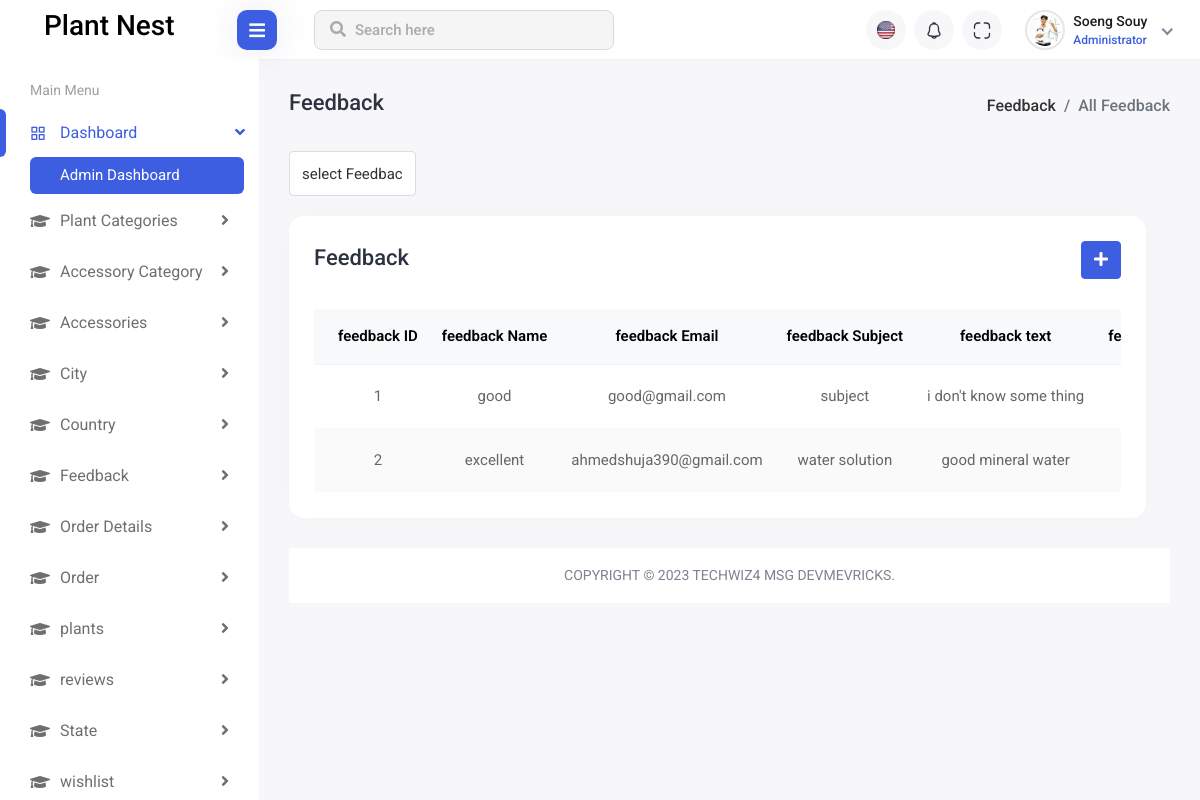
The app's page /admin/Feedback.php with its own data.
### tables this page shows
CREATE TABLE `feedback` (
  `feedback_id` int(11) NOT NULL,
  `feedback_name` varchar(100) DEFAULT NULL,
  `feedback_email` varchar(100) DEFAULT NULL,
  `feedback_subject` varchar(100) DEFAULT NULL,
  `feedback_text` text DEFAULT NULL,
  `delete_status` tinyint(4) NOT NULL,
  `status` tinyint(4) NOT NULL
);

### admin/Feedback.php (the view, shortened to what this page needs)
<?php
require("dashboard_part/head.php");
?>
<?php
require("dashboard_part/navbar.php");
?>
<?php
require("dashboard_part/sidebar.php");
?>
<head>
</head>
<div class="page-wrapper">
    <div class="content container-fluid">
        <div class="page-header">
            <div class="row">
                <div class="col-sm-12">
                    <div class="page-sub-header">
                        <h3 class="page-title">Feedback</h3>
                        <ul class="breadcrumb">
                            <li class="breadcrumb-item"><a href="Feedback.php">Feedback</a></li>
                            <li class="breadcrumb-item active">All Feedback</li>
                        </ul>
                    </div>
                </div>
            </div>
        </div>
        <div class="madarsa-group-form">
            <div class="row">
                <div class="col-lg-2 col-md-6">
                    <div class="form-group">
                        <select name="multi_search_filter" id="multi_search_filter" class="form-control">
                            <option value="select Feedback">select Feedback</option>
                        </select>
                    </div>
                </div>
        <div class="row">
            <div class="col-sm-12">
                <div class="card card-table comman-shadow">
                    <div class="card-body">
                        <div class="page-header">
                            <div class="row align-items-center">
                                <div class="col">
                                    <h3 class="page-title">Feedback</h3>
                                </div>
                                <div class="col-auto text-end float-end ms-auto download-grp">
                                    <a href="Feedback_add.php" class="btn btn-primary"><i class="fas fa-plus"></i></a>
                                </div>
                            </div>
                        </div>
                        <div class="table-responsive">
                            <table
                                class="table border-0 star-student table-hover table-center mb-0 datatable table-striped text-center">
                                <thead class="student-thread">
                                    <tr>
                                        <th>feedback ID</th>
                                        <th>feedback Name</th>
                                        <th>feedback Email</th>
                                        <th>feedback Subject</th>
                                        <th>feedback text</th>
                                        <th>feedback status</th>
                                    </tr>
                                </thead>
                                <tbody>
<?php
$i = 1;
$sel_query = "SELECT * FROM `feedback` WHERE delete_status=0";
$run = mysqli_query($con, $sel_query);
while ($row = mysqli_fetch_assoc($run)) {
    ?>
    <tr class="text-center">
        <td>
            <?php echo $i++ ?>
        </td>
        <td>
            <?php echo $row['feedback_name'] ?>
        </td>
        <td>
            <?php echo $row['feedback_email'] ?>
        </td>
        <td>
            <?php echo $row['feedback_subject'] ?>
        </td>
        <td>
            <?php echo $row['feedback_text'] ?>
        </td>
        <td class="p-3 text-center">
                                            </td>
    </tr>
<?php } ?>
</div>
                    </div>
                </div>
            </div>
        </div>
    </div>
</div>
<footer>
    <p>Copyright © 2023 techwiz4 MSG devmevricks.</p>
</footer>
</div>
</div>
<?php
require("dashboard_part/script.php");
?>

### records on screen
feedback: feedback_name "good", feedback_email "good@gmail.com", feedback_subject "subject", feedback_text "i don't know some thing"
feedback: feedback_name "excellent", feedback_email "ahmedshuja390@gmail.com", feedback_subject "water solution", feedback_text "good mineral water"
